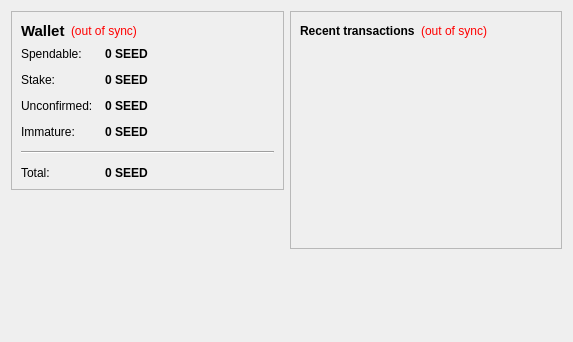
<?xml version="1.0" encoding="UTF-8"?>
<ui version="4.0">
 <class>OverviewPage</class>
 <widget class="QWidget" name="OverviewPage">
  <property name="geometry">
   <rect>
    <x>0</x>
    <y>0</y>
    <width>573</width>
    <height>342</height>
   </rect>
  </property>
  <property name="windowTitle">
   <string>Form</string>
  </property>
  <layout class="QHBoxLayout" name="horizontalLayout" stretch="1,1">
   <item>
    <layout class="QVBoxLayout" name="verticalLayout_2">
     <item>
      <widget class="QFrame" name="frame">
       <property name="frameShape">
        <enum>QFrame::StyledPanel</enum>
       </property>
       <property name="frameShadow">
        <enum>QFrame::Raised</enum>
       </property>
       <layout class="QVBoxLayout" name="verticalLayout_4">
        <item>
         <layout class="QHBoxLayout" name="horizontalLayout_4">
          <item>
           <widget class="QLabel" name="label_5">
            <property name="font">
             <font>
              <pointsize>11</pointsize>
              <weight>75</weight>
              <bold>true</bold>
             </font>
            </property>
            <property name="text">
             <string>Wallet</string>
            </property>
           </widget>
          </item>
          <item>
           <widget class="QLabel" name="labelWalletStatus">
            <property name="toolTip">
             <string>The displayed information may be out of date. Your wallet automatically synchronizes with the SeedCoin network after a connection is established, but this process has not completed yet.</string>
            </property>
            <property name="styleSheet">
             <string notr="true">QLabel { color: red; }</string>
            </property>
            <property name="text">
             <string notr="true">(out of sync)</string>
            </property>
            <property name="alignment">
             <set>Qt::AlignLeading|Qt::AlignLeft|Qt::AlignVCenter</set>
            </property>
           </widget>
          </item>
          <item>
           <spacer name="horizontalSpacer_2">
            <property name="orientation">
             <enum>Qt::Horizontal</enum>
            </property>
            <property name="sizeHint" stdset="0">
             <size>
              <width>40</width>
              <height>20</height>
             </size>
            </property>
           </spacer>
          </item>
         </layout>
        </item>
        <item>
         <layout class="QFormLayout" name="formLayout_2">
          <property name="fieldGrowthPolicy">
           <enum>QFormLayout::AllNonFixedFieldsGrow</enum>
          </property>
          <property name="horizontalSpacing">
           <number>12</number>
          </property>
          <property name="verticalSpacing">
           <number>12</number>
          </property>
          <item row="0" column="0">
           <widget class="QLabel" name="label">
            <property name="text">
             <string>Spendable:</string>
            </property>
           </widget>
          </item>
          <item row="0" column="1">
           <widget class="QLabel" name="labelBalance">
            <property name="font">
             <font>
              <weight>75</weight>
              <bold>true</bold>
             </font>
            </property>
            <property name="cursor">
             <cursorShape>IBeamCursor</cursorShape>
            </property>
            <property name="toolTip">
             <string>Your current spendable balance</string>
            </property>
            <property name="text">
             <string notr="true">0 SEED</string>
            </property>
            <property name="textInteractionFlags">
             <set>Qt::LinksAccessibleByMouse|Qt::TextSelectableByKeyboard|Qt::TextSelectableByMouse</set>
            </property>
           </widget>
          </item>
          <item row="1" column="0">
           <widget class="QLabel" name="label_6">
            <property name="text">
             <string>Stake:</string>
            </property>
           </widget>
          </item>
          <item row="1" column="1">
           <widget class="QLabel" name="labelStake">
            <property name="font">
             <font>
              <weight>75</weight>
              <bold>true</bold>
             </font>
            </property>
            <property name="cursor">
             <cursorShape>IBeamCursor</cursorShape>
            </property>
            <property name="toolTip">
             <string>Total of coins that was staked, and do not yet count toward the current balance</string>
            </property>
            <property name="text">
             <string notr="true">0 SEED</string>
            </property>
            <property name="textInteractionFlags">
             <set>Qt::LinksAccessibleByMouse|Qt::TextSelectableByKeyboard|Qt::TextSelectableByMouse</set>
            </property>
           </widget>
          </item>
          <item row="2" column="0">
           <widget class="QLabel" name="label_3">
            <property name="text">
             <string>Unconfirmed:</string>
            </property>
           </widget>
          </item>
          <item row="2" column="1">
           <widget class="QLabel" name="labelUnconfirmed">
            <property name="font">
             <font>
              <weight>75</weight>
              <bold>true</bold>
             </font>
            </property>
            <property name="cursor">
             <cursorShape>IBeamCursor</cursorShape>
            </property>
            <property name="toolTip">
             <string>Total of transactions that have yet to be confirmed, and do not yet count toward the current balance</string>
            </property>
            <property name="text">
             <string notr="true">0 SEED</string>
            </property>
            <property name="textInteractionFlags">
             <set>Qt::LinksAccessibleByMouse|Qt::TextSelectableByKeyboard|Qt::TextSelectableByMouse</set>
            </property>
           </widget>
          </item>
          <item row="3" column="0">
           <widget class="QLabel" name="labelImmatureText">
            <property name="text">
             <string>Immature:</string>
            </property>
           </widget>
          </item>
          <item row="3" column="1">
           <widget class="QLabel" name="labelImmature">
            <property name="font">
             <font>
              <weight>75</weight>
              <bold>true</bold>
             </font>
            </property>
            <property name="toolTip">
             <string>Mined balance that has not yet matured</string>
            </property>
            <property name="text">
             <string notr="true">0 SEED</string>
            </property>
            <property name="textInteractionFlags">
             <set>Qt::LinksAccessibleByMouse|Qt::TextSelectableByKeyboard|Qt::TextSelectableByMouse</set>
            </property>
           </widget>
          </item>
          <item row="4" column="0" colspan="2">
           <widget class="Line" name="line">
            <property name="orientation">
             <enum>Qt::Horizontal</enum>
            </property>
           </widget>
          </item>
          <item row="5" column="0">
           <widget class="QLabel" name="labelTotalText">
            <property name="text">
             <string>Total:</string>
            </property>
           </widget>
          </item>
          <item row="5" column="1">
           <widget class="QLabel" name="labelTotal">
            <property name="font">
             <font>
              <weight>75</weight>
              <bold>true</bold>
             </font>
            </property>
            <property name="cursor">
             <cursorShape>IBeamCursor</cursorShape>
            </property>
            <property name="toolTip">
             <string>Your current total balance</string>
            </property>
            <property name="text">
             <string notr="true">0 SEED</string>
            </property>
            <property name="textInteractionFlags">
             <set>Qt::LinksAccessibleByMouse|Qt::TextSelectableByKeyboard|Qt::TextSelectableByMouse</set>
            </property>
           </widget>
          </item>
         </layout>
        </item>
       </layout>
      </widget>
     </item>
     <item>
      <spacer name="verticalSpacer">
       <property name="orientation">
        <enum>Qt::Vertical</enum>
       </property>
       <property name="sizeHint" stdset="0">
        <size>
         <width>20</width>
         <height>40</height>
        </size>
       </property>
      </spacer>
     </item>
    </layout>
   </item>
   <item>
    <layout class="QVBoxLayout" name="verticalLayout_3">
     <item>
      <widget class="QFrame" name="frame_2">
       <property name="frameShape">
        <enum>QFrame::StyledPanel</enum>
       </property>
       <property name="frameShadow">
        <enum>QFrame::Raised</enum>
       </property>
       <layout class="QVBoxLayout" name="verticalLayout">
        <item>
         <layout class="QHBoxLayout" name="horizontalLayout_2">
          <item>
           <widget class="QLabel" name="label_4">
            <property name="text">
             <string>&lt;b&gt;Recent transactions&lt;/b&gt;</string>
            </property>
           </widget>
          </item>
          <item>
           <widget class="QLabel" name="labelTransactionsStatus">
            <property name="toolTip">
             <string>The displayed information may be out of date. Your wallet automatically synchronizes with the SeedCoin network after a connection is established, but this process has not completed yet.</string>
            </property>
            <property name="styleSheet">
             <string notr="true">QLabel { color: red; }</string>
            </property>
            <property name="text">
             <string notr="true">(out of sync)</string>
            </property>
            <property name="alignment">
             <set>Qt::AlignRight|Qt::AlignTrailing|Qt::AlignVCenter</set>
            </property>
           </widget>
          </item>
          <item>
           <spacer name="horizontalSpacer">
            <property name="orientation">
             <enum>Qt::Horizontal</enum>
            </property>
            <property name="sizeHint" stdset="0">
             <size>
              <width>40</width>
              <height>20</height>
             </size>
            </property>
           </spacer>
          </item>
         </layout>
        </item>
        <item>
         <widget class="QListView" name="listTransactions">
          <property name="styleSheet">
           <string notr="true">QListView { background: transparent; }</string>
          </property>
          <property name="frameShape">
           <enum>QFrame::NoFrame</enum>
          </property>
          <property name="verticalScrollBarPolicy">
           <enum>Qt::ScrollBarAlwaysOff</enum>
          </property>
          <property name="horizontalScrollBarPolicy">
           <enum>Qt::ScrollBarAlwaysOff</enum>
          </property>
          <property name="selectionMode">
           <enum>QAbstractItemView::NoSelection</enum>
          </property>
         </widget>
        </item>
       </layout>
      </widget>
     </item>
     <item>
      <spacer name="verticalSpacer_2">
       <property name="orientation">
        <enum>Qt::Vertical</enum>
       </property>
       <property name="sizeHint" stdset="0">
        <size>
         <width>20</width>
         <height>40</height>
        </size>
       </property>
      </spacer>
     </item>
    </layout>
   </item>
  </layout>
 </widget>
 <resources/>
 <connections/>
</ui>
